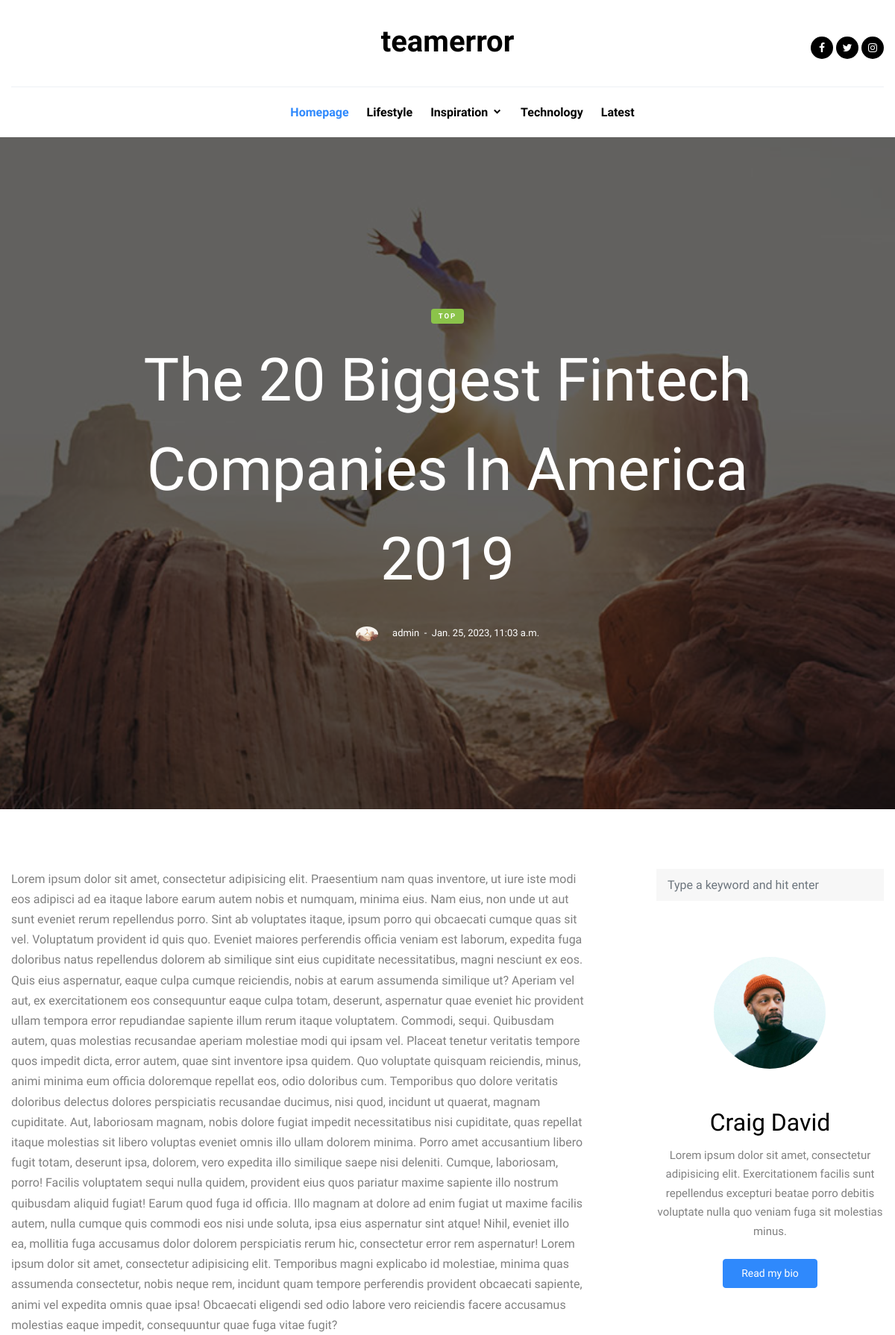
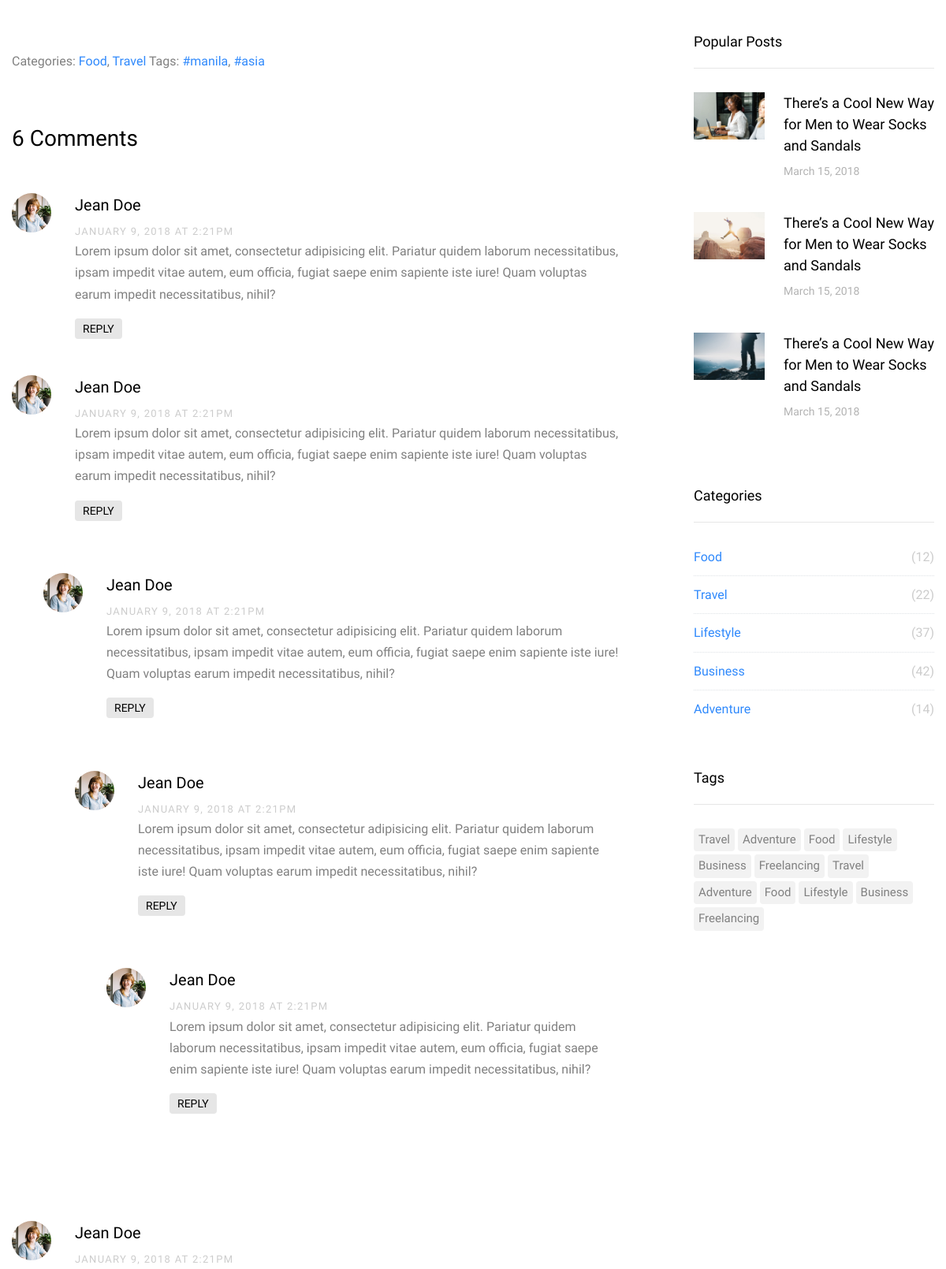
/post/1 (upper part), run on the app's committed database (2 pictures, top to bottom).
### blogpost/models.py (models this page shows, shortened)
class BlogModel(models.Model):
    class Meta:
        verbose_name_plural ="All Post"
    title = models.CharField(max_length=300)
    description = models.TextField(max_length=500)
    image = models.ImageField(upload_to="images/blog_image")
    created = models.DateTimeField(auto_now_add=True)
    catagory = models.ForeignKey(CatagoryModel,on_delete=models.CASCADE)
    author = models.ForeignKey(User,on_delete=models.CASCADE)

class CatagoryModel(models.Model):
    class Meta:
        verbose_name_plural ="Catagory"
    name = models.CharField(max_length=100)
    def __str__(self):
        return str(self.name)

### blogpost/views.py (the view)
# urls.py: path('post/<int:id>',BlogPostView.as_view(),name= "blogpost" ),
class BlogPostView(View):
    def get(self,request,id):
        single_post = BlogModel.objects.get(id=id)
        data ={
            'single_post':single_post
        }
        return render(request, 'blogpost/blogpost.html',data)

### templates/blogpost/blogpost.html (shortened to what this page needs)
{% extends 'base.html' %}
{% load static %}
{% block body_block %}
    <div class="site-cover site-cover-sm same-height overlay single-page" style="background-image: url({{single_post.image.url}})">
      <div class="container">
        <div class="row same-height justify-content-center">
          <div class="col-md-12 col-lg-10">
            <div class="post-entry text-center">
              <span class="post-category text-white bg-success mb-3">{{single_post.catagory}}</span>
              <h1 class="mb-4"><a href="#">{{single_post.title}}</a></h1>
              <div class="post-meta align-items-center text-center">
                <figure class="author-figure mb-0 mr-3 d-inline-block"><img src="{{single_post.image.url}}" alt="Image" class="img-fluid"></figure>
                <span class="d-inline-block mt-1">{{single_post.author}}</span>
                <span>&nbsp;-&nbsp; {{single_post.created}}</span>
              </div>
            </div>
          </div>
        </div>
      </div>
    </div>
    <section class="site-section py-lg">
      <div class="container">
        <div class="row blog-entries element-animate">
          <div class="col-md-12 col-lg-8 main-content">
            <div class="post-content-body">
              <p>{{single_post.description|safe}}</p>
            </div>
            <div class="pt-5">
              <p>Categories:  <a href="#">Food</a>, <a href="#">Travel</a>  Tags: <a href="#">#manila</a>, <a href="#">#asia</a></p>
            </div>
            <div class="pt-5">
              <h3 class="mb-5">6 Comments</h3>
              <ul class="comment-list">
                <li class="comment">
                  <div class="vcard">
                    <img src="images/person_1.jpg" alt="Image placeholder">
                  </div>
                  <div class="comment-body">
                    <h3>Jean Doe</h3>
                    <div class="meta">January 9, 2018 at 2:21pm</div>
                    <p>Lorem ipsum dolor sit amet, consectetur adipisicing elit. Pariatur quidem laborum necessitatibus, ipsam impedit vitae autem, eum officia, fugiat saepe enim sapiente iste iure! Quam voluptas earum impedit necessitatibus, nihil?</p>
                    <p><a href="#" class="reply rounded">Reply</a></p>
                  </div>
                </li>
                <li class="comment">
                  <div class="vcard">
                    <img src="images/person_1.jpg" alt="Image placeholder">
                  </div>
                  <div class="comment-body">
                    <h3>Jean Doe</h3>
                    <div class="meta">January 9, 2018 at 2:21pm</div>
                    <p>Lorem ipsum dolor sit amet, consectetur adipisicing elit. Pariatur quidem laborum necessitatibus, ipsam impedit vitae autem, eum officia, fugiat saepe enim sapiente iste iure! Quam voluptas earum impedit necessitatibus, nihil?</p>
                    <p><a href="#" class="reply rounded">Reply</a></p>
                  </div>
                  <ul class="children">
                    <li class="comment">
                      <div class="vcard">
                        <img src="images/person_1.jpg" alt="Image placeholder">
                      </div>
                      <div class="comment-body">
                        <h3>Jean Doe</h3>
                        <div class="meta">January 9, 2018 at 2:21pm</div>
                        <p>Lorem ipsum dolor sit amet, consectetur adipisicing elit. Pariatur quidem laborum necessitatibus, ipsam impedit vitae autem, eum officia, fugiat saepe enim sapiente iste iure! Quam voluptas earum impedit necessitatibus, nihil?</p>
                        <p><a href="#" class="reply rounded">Reply</a></p>
                      </div>
                      <ul class="children">
                        <li class="comment">
                          <div class="vcard">
                            <img src="images/person_1.jpg" alt="Image placeholder">
                          </div>
                          <div class="comment-body">
                            <h3>Jean Doe</h3>
                            <div class="meta">January 9, 2018 at 2:21pm</div>
                            <p>Lorem ipsum dolor sit amet, consectetur adipisicing elit. Pariatur quidem laborum necessitatibus, ipsam impedit vitae autem, eum officia, fugiat saepe enim sapiente iste iure! Quam voluptas earum impedit necessitatibus, nihil?</p>
                            <p><a href="#" class="reply rounded">Reply</a></p>
                          </div>
                            <ul class="children">
                              <li class="comment">
                                <div class="vcard">
                                  <img src="images/person_1.jpg" alt="Image placeholder">
                                </div>
                                <div class="comment-body">
                                  <h3>Jean Doe</h3>
                                  <div class="meta">January 9, 2018 at 2:21pm</div>
                                  <p>Lorem ipsum dolor sit amet, consectetur adipisicing elit. Pariatur quidem laborum necessitatibus, ipsam impedit vitae autem, eum officia, fugiat saepe enim sapiente iste iure! Quam voluptas earum impedit necessitatibus, nihil?</p>
                                  <p><a href="#" class="reply rounded">Reply</a></p>
                                </div>
                              </li>
                            </ul>
                        </li>
                      </ul>
                    </li>
                  </ul>
                </li>
                <li class="comment">
                  <div class="vcard">
                    <img src="images/person_1.jpg" alt="Image placeholder">
                  </div>
                  <div class="comment-body">
                    <h3>Jean Doe</h3>
                    <div class="meta">January 9, 2018 at 2:21pm</div>
                  </div>
                </li>
              </ul>
            </div>
          </div>
          <div class="col-md-12 col-lg-4 sidebar">
            <div class="sidebar-box search-form-wrap">
              <form action="#" class="search-form">
                <div class="form-group">
                  <input type="text" class="form-control" id="s" placeholder="Type a keyword and hit enter">
                </div>
              </form>
            </div>
            <div class="sidebar-box">
              <div class="bio text-center">
                <img src="images/person_2.jpg" alt="Image Placeholder" class="img-fluid mb-5">
                <div class="bio-body">
                  <h2>Craig David</h2>
                  <p class="mb-4">Lorem ipsum dolor sit amet, consectetur adipisicing elit. Exercitationem facilis sunt repellendus excepturi beatae porro debitis voluptate nulla quo veniam fuga sit molestias minus.</p>
                  <p><a href="#" class="btn btn-primary btn-sm rounded px-4 py-2">Read my bio</a></p>
                  <p class="social">
                    <a href="#" class="p-2"></a>
                    <a href="#" class="p-2"></a>
                    <a href="#" class="p-2"></a>
                    <a href="#" class="p-2"></a>
                  </p>
                </div>
              </div>
            </div>
            <div class="sidebar-box">
              <h3 class="heading">Popular Posts</h3>
              <div class="post-entry-sidebar">
                <ul>
                  <li>
                    <a href="">
                      <img src="images/img_1.jpg" alt="Image placeholder" class="mr-4">
                      <div class="text">
                        <h4>There’s a Cool New Way for Men to Wear Socks and Sandals</h4>
                        <div class="post-meta">
                          <span class="mr-2">March 15, 2018 </span>
                        </div>
                      </div>
                    </a>
                  </li>
                  <li>
                    <a href="">
                      <img src="images/img_2.jpg" alt="Image placeholder" class="mr-4">
                      <div class="text">
                        <h4>There’s a Cool New Way for Men to Wear Socks and Sandals</h4>
                        <div class="post-meta">
                          <span class="mr-2">March 15, 2018 </span>
                        </div>
                      </div>
                    </a>
                  </li>
                  <li>
                    <a href="">
                      <img src="images/img_3.jpg" alt="Image placeholder" class="mr-4">
                      <div class="text">
                        <h4>There’s a Cool New Way for Men to Wear Socks and Sandals</h4>
                        <div class="post-meta">
                          <span class="mr-2">March 15, 2018 </span>
                        </div>
                      </div>
                    </a>
                  </li>
                </ul>
              </div>
            </div>
            <div class="sidebar-box">
              <h3 class="heading">Categories</h3>
              <ul class="categories">
                <li><a href="#">Food <span>(12)</span></a></li>
                <li><a href="#">Travel <span>(22)</span></a></li>
                <li><a href="#">Lifestyle <span>(37)</span></a></li>
                <li><a href="#">Business <span>(42)</span></a></li>
                <li><a href="#">Adventure <span>(14)</span></a></li>
              </ul>
            </div>
            <div class="sidebar-box">
              <h3 class="heading">Tags</h3>
              <ul class="tags">
                <li><a href="#">Travel</a></li>
                <li><a href="#">Adventure</a></li>
                <li><a href="#">Food</a></li>
                <li><a href="#">Lifestyle</a></li>
                <li><a href="#">Business</a></li>
                <li><a href="#">Freelancing</a></li>
                <li><a href="#">Travel</a></li>
                <li><a href="#">Adventure</a></li>
                <li><a href="#">Food</a></li>
                <li><a href="#">Lifestyle</a></li>
                <li><a href="#">Business</a></li>
                <li><a href="#">Freelancing</a></li>
              </ul>
            </div>
          </div>
        </div>
      </div>
    </section>
    {% endblock body_block %}

### static/css/style.css (style rules this page uses)
body { line-height: 1.7; color: gray; font-weight: 300; font-size: 1rem; background: #fff; font-family: "Muli", -apple-system, BlinkMacSystemFont, "Segoe UI", Roboto, "Helvetica Neue", Arial, sans-serif, "Apple Color Emoji", "Segoe UI Emoji", "Segoe UI Symbol", "Noto Color Emoji"; }
a { -webkit-transition: .3s all ease; -o-transition: .3s all ease; transition: .3s all ease; color: #2f89fc; }
h1, h2, h3, h4, h5, .h1, .h2, .h3, .h4, .h5 { font-family: "Muli", -apple-system, BlinkMacSystemFont, "Segoe UI", Roboto, "Helvetica Neue", Arial, sans-serif, "Apple Color Emoji", "Segoe UI Emoji", "Segoe UI Symbol", "Noto Color Emoji"; line-height: 1.5; color: #000; }
.btn { border-radius: 0; }
.form-control { height: 43px; border-radius: 0; }
.site-section { padding: 2.5em 0; }
@media (min-width: 768px) { .site-section { padding: 5em 0; } }
.container { max-width: 1200px; }
.site-cover { background-size: cover; background-position: top center; position: relative; }
.site-cover.overlay:before { background: rgba(0, 0, 0, 0.6); position: absolute; content: ""; top: 0; left: 0; right: 0; bottom: 0; }
.site-cover, .site-cover .same-height { padding: 7em 0; }
.site-cover .post-entry .post-meta { color: #fff; font-size: 13px; }
.site-cover .post-entry .post-meta .author-figure img { width: 30px; border-radius: 50%; }
.site-cover.single-page h1 { font-size: 2rem; color: #fff; }
@media (min-width: 992px) { .site-cover.single-page h1 { font-size: 5rem; } }
.site-cover.single-page h1 a { color: #fff; }
.post-meta { font-size: 13px; color: #b3b3b3; }
.post-category { display: inline-block; padding: 2px 10px; border-radius: 4px; letter-spacing: .2em; font-weight: 700; font-size: .6rem; text-transform: uppercase; }
.blog-entries .post-meta { margin-bottom: 20px; font-size: 14px; color: #b3b3b3; }
.sidebar { padding-left: 5em; }
.sidebar-box { margin-bottom: 4em; font-size: 15px; width: 100%; float: left; background: #fff; }
.sidebar-box *:last-child { margin-bottom: 0; }
.sidebar-box .heading { font-size: 18px; margin-bottom: 30px; padding-bottom: 20px; border-bottom: 1px solid #e6e6e6; }
.tags { padding: 0; margin: 0; font-weight: 400; }
.tags li { padding: 0; margin: 0 4px 4px 0; float: left; display: inline-block; }
.tags li a { float: left; display: block; border-radius: 4px; padding: 2px 6px; color: gray; background: #f2f2f2; }
.categories, .sidelink { padding: 0; margin: 0; font-weight: 400; }
.categories li, .sidelink li { padding: 0; margin: 0; position: relative; margin-bottom: 10px; padding-bottom: 10px; border-bottom: 1px dotted #dee2e6; list-style: none; }
.categories li:last-child, .sidelink li:last-child { margin-bottom: 0; border-bottom: none; padding-bottom: 0; }
.categories li a, .sidelink li a { display: block; font-size: 16px; }
.categories li a span, .sidelink li a span { position: absolute; right: 0; top: 0; color: #ccc; -webkit-transition: .3s all ease; -o-transition: .3s all ease; transition: .3s all ease; }
.comment-list { padding: 0; margin: 0; }
.comment-list .children { padding: 50px 0 0 40px; margin: 0; float: left; width: 100%; }
.comment-list li { padding: 0; margin: 0 0 30px 0; float: left; width: 100%; clear: both; list-style: none; }
.comment-list li .vcard { width: 80px; float: left; }
.comment-list li .vcard img { width: 50px; border-radius: 50%; }
.comment-list li .comment-body { float: right; width: calc(100% - 80px); }
.comment-list li .comment-body h3 { font-size: 20px; color: #000; }
.comment-list li .comment-body .meta { text-transform: uppercase; font-size: 13px; letter-spacing: .1em; color: #ccc; }
.comment-list li .comment-body .reply { padding: 5px 10px; background: #e6e6e6; color: #000; text-transform: uppercase; font-size: 14px; }
.post-entry-sidebar .post-meta { font-size: 14px; color: #b3b3b3; }
.post-entry-sidebar ul { padding: 0; margin: 0; }
.post-entry-sidebar ul li { list-style: none; padding: 0 0 20px 0; margin: 0 0 20px 0; }
.post-entry-sidebar ul li a { display: table; }
.post-entry-sidebar ul li a img { width: 90px; }
.post-entry-sidebar ul li a img, .post-entry-sidebar ul li a .text { display: table-cell; vertical-align: middle; }
.post-entry-sidebar ul li a .text h4 { font-size: 18px; }
.search-form-wrap { margin-bottom: 5em; display: block; }
.search-form .form-group { position: relative; }
.search-form .form-group #s { padding-right: 50px; background: #f7f7f7; padding: 15px 15px; border: none; }
.bio img { max-width: 150px; border-radius: 50%; }

### data on the page
BlogModel: image (picture), catagory "TOP", title "The 20 Biggest Fintech Companies In America 2019", author "admin", created "Jan. 25, 2023, 11:03 a.m.", description "Lorem ipsum dolor sit amet, consectetur adipisicing elit. Praesentium nam quas inventore, ut iure iste modi eos adipisci ad ea itaque labore earum autem nobis et numquam, minima eius. Nam eius, non unde ut aut sunt eveniet rerum repellendus porro. Sint ab voluptates itaque, ipsum porro qui obcaecati cumque quas sit vel. Voluptatum provident id quis quo. Eveniet maiores perferendis officia veniam est laborum, expedita fuga doloribus natus repellendus dolorem ab similique sint eius cupiditate necessitatibus, magni nesciunt ex eos. Quis eius aspernatur, eaque culpa cumque reiciendis, nobis at earum assumenda similique ut? Aperiam vel aut, ex exercitationem eos consequuntur eaque culpa totam,…"
